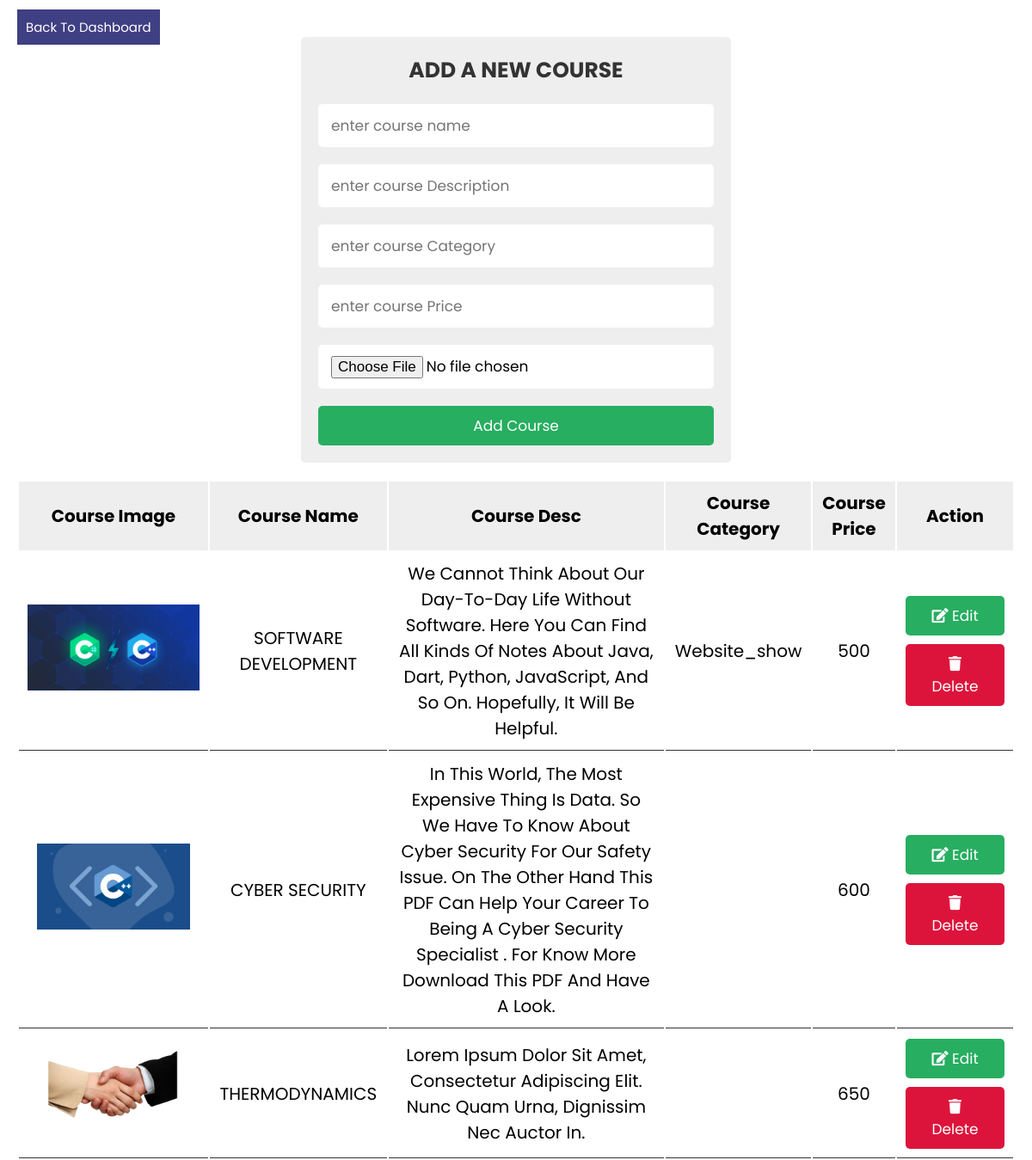
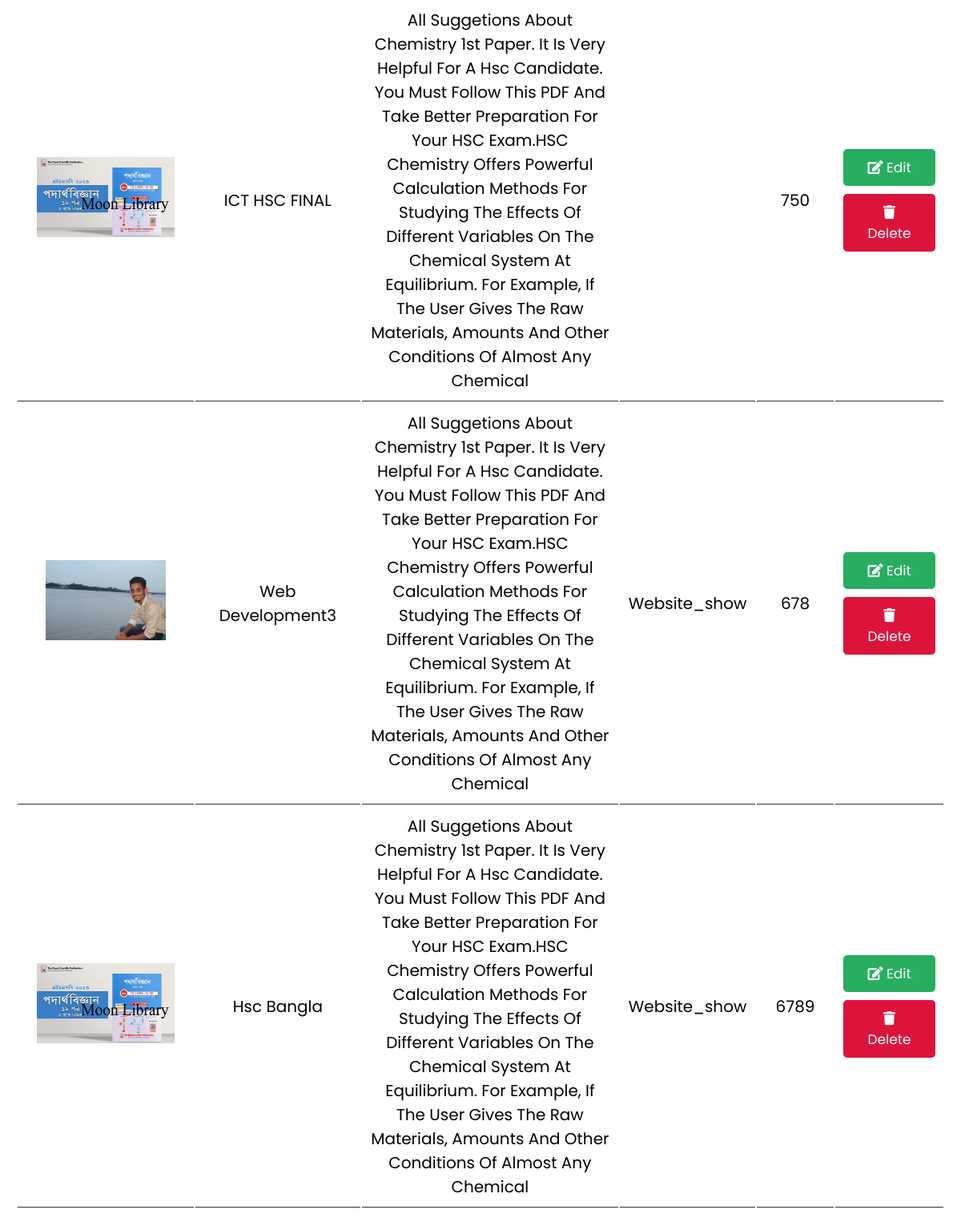
Page /admin_panel_course.php on the committed database (2 pictures, top to bottom).
### tables this page shows
CREATE TABLE `course_list` (
  `course_id` int(255) NOT NULL,
  `course_image` varchar(255) NOT NULL,
  `course_name` varchar(255) NOT NULL,
  `course_desc` text NOT NULL,
  `course_category` varchar(255) NOT NULL,
  `timeStamp` datetime NOT NULL DEFAULT current_timestamp(),
  `price` varchar(255) NOT NULL
);

### admin_panel_course.php (the view, shortened to what this page needs)
<?php
@include 'config.php';
?>
<!DOCTYPE html>
<html lang="en">
<head>
   <link rel="stylesheet" href="https://cdnjs.cloudflare.com/ajax/libs/font-awesome/5.15.4/css/all.min.css">
   <link rel="stylesheet" href="css/style.css">
</head>
<body>
<div class="container">
   <div class="admin-product-form-container">
        <a href="admin_panel_dashboard.php" class="back">Back to dashboard</a>
      <form action="<?php $_SERVER['PHP_SELF'] ?>" method="post" enctype="multipart/form-data">
         <h3>add a new course</h3>
         <input type="text" placeholder="enter course name" name="course_name" class="box">
         <input type="text" placeholder="enter course Description" name="course_desc" class="box">
         <input type="text" placeholder="enter course Category" name="course_category" class="box">
         <input type="text" placeholder="enter course Price" name="course_price" class="box">
         <input type="file" accept="image/png, image/jpeg, image/jpg" name="course_image" class="box">
         <input type="submit" class="btn" name="add_course" value="add course">
      </form>
   </div>
   <?php
   $select = mysqli_query($conn, "SELECT * FROM course_list");
   ?>
   <div class="product-display">
      <table class="product-display-table">
         <thead>
         <tr>
            <th>course image</th>
            <th>course name</th>
            <th>course desc</th>
            <th>course Category</th>
            <th>course price</th>
            <th>action</th>
         </tr>
         </thead>
         <?php while($row = mysqli_fetch_assoc($select)){ ?>
         <tr>
            <td><img src="uploaded_img/<?php echo $row['course_image']; ?>" height="100" alt=""></td>
            <td><?php echo $row['course_name']; ?></td>
            <td><?php echo $row['course_desc']; ?></td>
            <td><?php echo $row['course_category']; ?></td>
            <td><?php echo $row['price']; ?></td>
            <td>
               <a href="admin_panel_course_update.php?edit=<?php echo $row['course_id']; ?>" class="btn"> <i class="fas fa-edit"></i> edit </a>
               <a href="admin_panel_course.php?delete=<?php echo $row['course_id']; ?>" class="btn"> <i class="fas fa-trash"></i> delete </a>
            </td>
         </tr>
      <?php } ?>
      </table>
   </div>
</div>
</body>
</html>

### css/style.css (style rules this page uses)
:root { --green:#27ae60; --black:#333; --white:#fff; --bg-color:#eee; --box-shadow:0 .5rem 1rem rgba(0,0,0,.1); --border:.1rem solid var(--black); }
* { font-family: 'Poppins', sans-serif; margin:0; padding:0; box-sizing: border-box; outline: none; border:none; text-decoration: none; text-transform: capitalize; }
html { font-size: 62.5%; overflow-x: hidden; }
.btn { display: block; width: 100%; cursor: pointer; border-radius: .5rem; margin-top: 1rem; font-size: 1.7rem; padding:1rem 3rem; background: var(--green); color:var(--white); text-align: center; }
.container { max-width: 1200px; padding:2rem; margin:0 auto; }
.admin-product-form-container form { max-width: 50rem; margin:0 auto; padding:2rem; border-radius: .5rem; background: var(--bg-color); }
.admin-product-form-container form h3 { text-transform: uppercase; color:var(--black); margin-bottom: 1rem; text-align: center; font-size: 2.5rem; }
.admin-product-form-container form .box { width: 100%; border-radius: .5rem; padding:1.2rem 1.5rem; font-size: 1.7rem; margin:1rem 0; background: var(--white); text-transform: none; }
.product-display { margin:2rem 0; }
.product-display .product-display-table { width: 100%; text-align: center; }
.product-display .product-display-table thead { background: var(--bg-color); }
.product-display .product-display-table th { padding:1rem; font-size: 2rem; }
.product-display .product-display-table td { padding:1rem; font-size: 2rem; border-bottom: var(--border); }
.product-display .product-display-table .btn:first-child { margin-top: 0; }
.product-display .product-display-table .btn:last-child { background: crimson; }
.back { margin-top: 20px; background: #3f3f83; color: white; padding: 10px; font-size: 15px; margin-bottom: 10px; }

### rows in the picture
course_list: course_image (picture), course_name "SOFTWARE DEVELOPMENT", course_desc "We Cannot Think About Our Day-To-Day Life Without Software. Here You Can Find All Kinds Of Notes About Java, Dart, Python, JavaScript, And So On. Hopefully, It Will Be Helpful.", course_category "Website_show", price "500"
course_list: course_image (picture), course_name "CYBER SECURITY", course_desc "In This World, The Most Expensive Thing Is Data. So We Have To Know About Cyber Security For Our Safety Issue. On The Other Hand This PDF Can Help Your Career To Being A Cyber Security Specialist . For Know More Download This PDF And Have A Look.", price "600"
course_list: course_image (picture), course_name "THERMODYNAMICS", course_desc "Lorem Ipsum Dolor Sit Amet, Consectetur Adipiscing Elit. Nunc Quam Urna, Dignissim Nec Auctor In.", price "650"
course_list: course_image (picture), course_name "ICT HSC FINAL", course_desc "All Suggetions About Chemistry 1st Paper. It Is Very Helpful For A Hsc Candidate. You Must Follow This PDF And Take Better Preparation For Your HSC Exam.HSC Chemistry Offers Powerful Calculation Methods For Studying The Effects Of Different Variables On The Chemical System At Equilibrium. For Example, If The User Gives The Raw Materials, Amounts And Other Conditions Of Almost Any Chemical", price "750"
course_list: course_image (picture), course_name "Web Development3", course_desc "All Suggetions About Chemistry 1st Paper. It Is Very Helpful For A Hsc Candidate. You Must Follow This PDF And Take Better Preparation For Your HSC Exam.HSC Chemistry Offers Powerful Calculation Methods For Studying The Effects Of Different Variables On The Chemical System At Equilibrium. For Example, If The User Gives The Raw Materials, Amounts And Other Conditions Of Almost Any Chemical", course_category "Website_show", price "678"
course_list: course_image (picture), course_name "Hsc Bangla", course_desc "All Suggetions About Chemistry 1st Paper. It Is Very Helpful For A Hsc Candidate. You Must Follow This PDF And Take Better Preparation For Your HSC Exam.HSC Chemistry Offers Powerful Calculation Methods For Studying The Effects Of Different Variables On The Chemical System At Equilibrium. For Example, If The User Gives The Raw Materials, Amounts And Other Conditions Of Almost Any Chemical", course_category "Website_show", price "6789"
